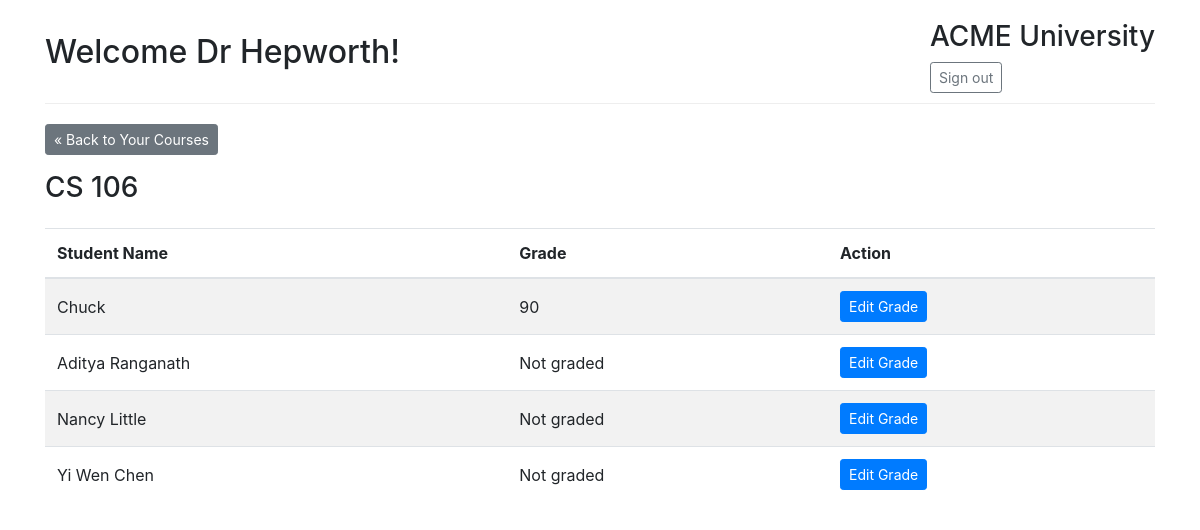
The page /teacher/course/2 (signed in) on the database as committed earlier.
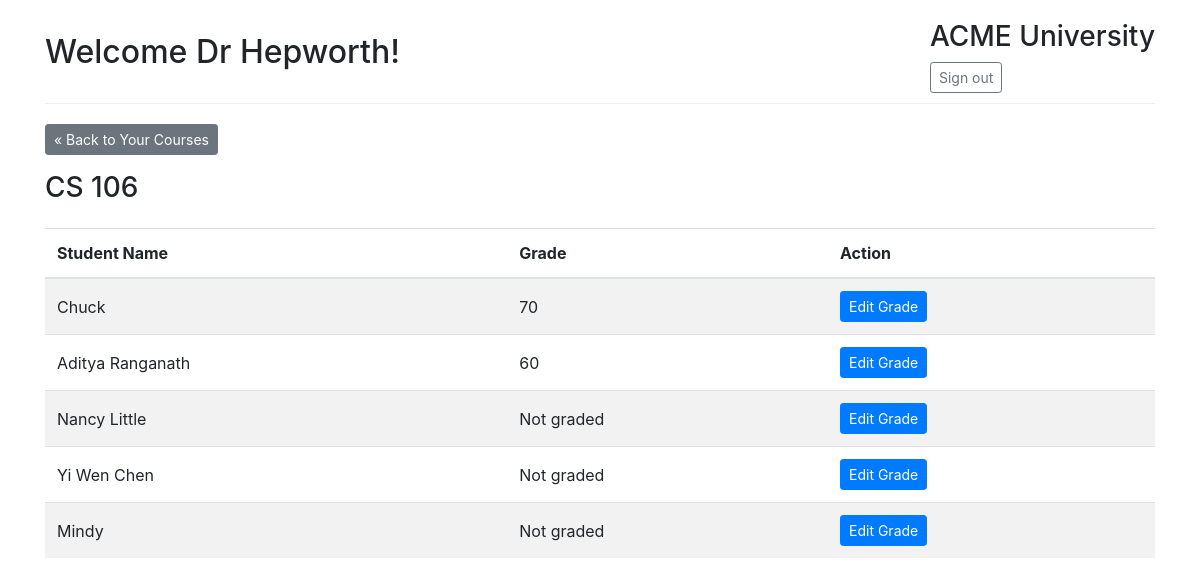
The same page on the database as committed later.
### models.py (models this page shows, shortened)
class User(db.Model, UserMixin):
    id = db.Column(db.Integer, primary_key=True)
    username = db.Column(db.String(80), unique=True, nullable=False)
    password = db.Column(db.String(120), nullable=False)
    role = db.Column(db.String(20), nullable=False)
    name = db.Column(db.String(100), nullable=True)

class Course(db.Model):
    id = db.Column(db.Integer, primary_key=True)
    name = db.Column(db.String(100), nullable=False)
    teacher_id = db.Column(db.Integer, db.ForeignKey('user.id'), nullable=False)
    teacher = db.relationship('User', backref=db.backref('courses', lazy=True))
    time = db.Column(db.String(50), nullable=False)
    capacity = db.Column(db.Integer, nullable=False)

class Enrollment(db.Model):
    id = db.Column(db.Integer, primary_key=True)
    student_id = db.Column(db.Integer, db.ForeignKey('user.id'), nullable=False)
    course_id = db.Column(db.Integer, db.ForeignKey('course.id'), nullable=False)
    grade = db.Column(db.Integer, nullable=True)
    student = db.relationship('User', backref=db.backref('enrollments', lazy=True))
    course = db.relationship('Course', backref=db.backref('enrollments', lazy=True))

### teacher_routes.py (the view)
@teacher_bp.route('/course/<int:course_id>')
@login_required
def course_details(course_id):
    if current_user.role != 'teacher':
        return redirect(url_for('auth.login'))
    course = Course.query.get(course_id)
    if not course or course.teacher_id != current_user.id:
        flash('Access denied')
        return redirect(url_for('teacher_bp.dashboard'))
    enrollments = Enrollment.query.filter_by(course_id=course_id).all()
    return render_template('course_details.html',
                          user=current_user,
                          course=course,
                          enrollments=enrollments)

### app.py (called while the page is built)
@login_manager.user_loader
def load_user(user_id):
    return User.query.get(int(user_id))

### templates/course_details.html (shortened to what this page needs)
{% extends "layout.html" %}
{% block content %}
<div class="mb-3">
    <a href="{{ url_for('teacher_bp.dashboard') }}" class="btn btn-sm btn-secondary">&laquo; Back to Your Courses</a>
</div>
<h3>{{ course.name }}</h3>
<div class="mt-4">
    {% if enrollments %}
    <table class="table table-striped">
        <thead>
            <tr>
                <th>Student Name</th>
                <th>Grade</th>
                <th>Action</th>
            </tr>
        </thead>
        <tbody>
            {% for enrollment in enrollments %}
            <tr>
                <td>{{ enrollment.student.name }}</td>
                <td>{{ enrollment.grade if enrollment.grade else 'Not graded' }}</td>
                <td>
                    <button type="button" class="btn btn-sm btn-primary" data-toggle="modal" data-target="#editGradeModal{{ enrollment.id }}">
                        Edit Grade
                    </button>
                </td>
            </tr>
            {% endfor %}
        </tbody>
    </table>
    {% else %}
    <div class="alert alert-info">
        There are no students enrolled in this course.
    </div>
    {% endif %}
</div>
{% endblock %}

### templates/layout.html (shortened to what this page needs)
<!DOCTYPE html>
<html lang="en">
<head>
    <link rel="stylesheet" href="https://stackpath.bootstrapcdn.com/bootstrap/4.5.2/css/bootstrap.min.css">
</head>
<body>
    <div class="container">
        {% if current_user.is_authenticated %}
        <div class="header">
            <h2>Welcome {{ current_user.name }}!</h2>
            <div>
                <h3>ACME University</h3>
                <a href="{{ url_for('auth.logout') }}" class="btn btn-sm btn-outline-secondary">Sign out</a>
            </div>
        </div>
        {% endif %}
        {% block content %}{% endblock %}
    </div>
</body>
</html>

### templates/layout.html (style rules this page uses)
body { padding-top: 20px; }
.header { display: flex; justify-content: space-between; align-items: center; margin-bottom: 20px; padding-bottom: 10px; border-bottom: 1px solid #eee; }
.table th, .table td { vertical-align: middle; }

Rows that differ between the two databases and show on the page:
changed Enrollment "Chuck": grade "90" → "70"
changed Enrollment "Aditya Ranganath": grade "Not graded" → "60"
added Enrollment: student.name "Mindy", grade "Not graded"
